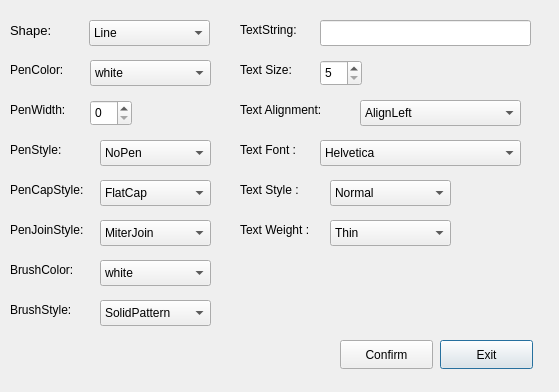
<?xml version="1.0" encoding="UTF-8"?>
<ui version="4.0">
 <class>add</class>
 <widget class="QDialog" name="add">
  <property name="geometry">
   <rect>
    <x>0</x>
    <y>0</y>
    <width>559</width>
    <height>392</height>
   </rect>
  </property>
  <property name="windowTitle">
   <string>Dialog</string>
  </property>
  <widget class="QComboBox" name="shapeBox">
   <property name="geometry">
    <rect>
     <x>89</x>
     <y>20</y>
     <width>121</width>
     <height>26</height>
    </rect>
   </property>
   <item>
    <property name="text">
     <string>Line</string>
    </property>
   </item>
   <item>
    <property name="text">
     <string>Polyline</string>
    </property>
   </item>
   <item>
    <property name="text">
     <string>Polygon</string>
    </property>
   </item>
   <item>
    <property name="text">
     <string>Rectangle</string>
    </property>
   </item>
   <item>
    <property name="text">
     <string>Ellipse</string>
    </property>
   </item>
   <item>
    <property name="text">
     <string>Text</string>
    </property>
   </item>
  </widget>
  <widget class="QLabel" name="label">
   <property name="geometry">
    <rect>
     <x>10</x>
     <y>20</y>
     <width>51</width>
     <height>20</height>
    </rect>
   </property>
   <property name="font">
    <font>
     <pointsize>10</pointsize>
    </font>
   </property>
   <property name="text">
    <string>Shape:</string>
   </property>
  </widget>
  <widget class="QLabel" name="label_2">
   <property name="geometry">
    <rect>
     <x>10</x>
     <y>60</y>
     <width>81</width>
     <height>20</height>
    </rect>
   </property>
   <property name="minimumSize">
    <size>
     <width>81</width>
     <height>20</height>
    </size>
   </property>
   <property name="font">
    <font>
     <pointsize>9</pointsize>
    </font>
   </property>
   <property name="text">
    <string>PenColor:</string>
   </property>
  </widget>
  <widget class="QLabel" name="label_3">
   <property name="geometry">
    <rect>
     <x>10</x>
     <y>100</y>
     <width>81</width>
     <height>20</height>
    </rect>
   </property>
   <property name="minimumSize">
    <size>
     <width>81</width>
     <height>20</height>
    </size>
   </property>
   <property name="font">
    <font>
     <pointsize>9</pointsize>
    </font>
   </property>
   <property name="text">
    <string>PenWidth:</string>
   </property>
  </widget>
  <widget class="QLabel" name="label_4">
   <property name="geometry">
    <rect>
     <x>10</x>
     <y>140</y>
     <width>81</width>
     <height>20</height>
    </rect>
   </property>
   <property name="minimumSize">
    <size>
     <width>81</width>
     <height>20</height>
    </size>
   </property>
   <property name="font">
    <font>
     <pointsize>9</pointsize>
    </font>
   </property>
   <property name="text">
    <string>PenStyle:</string>
   </property>
  </widget>
  <widget class="QLabel" name="label_5">
   <property name="geometry">
    <rect>
     <x>10</x>
     <y>180</y>
     <width>101</width>
     <height>20</height>
    </rect>
   </property>
   <property name="minimumSize">
    <size>
     <width>101</width>
     <height>20</height>
    </size>
   </property>
   <property name="font">
    <font>
     <pointsize>9</pointsize>
    </font>
   </property>
   <property name="text">
    <string>PenCapStyle:</string>
   </property>
  </widget>
  <widget class="QLabel" name="label_6">
   <property name="geometry">
    <rect>
     <x>10</x>
     <y>220</y>
     <width>101</width>
     <height>20</height>
    </rect>
   </property>
   <property name="minimumSize">
    <size>
     <width>101</width>
     <height>20</height>
    </size>
   </property>
   <property name="font">
    <font>
     <pointsize>9</pointsize>
    </font>
   </property>
   <property name="text">
    <string>PenJoinStyle:</string>
   </property>
  </widget>
  <widget class="QLabel" name="label_7">
   <property name="geometry">
    <rect>
     <x>10</x>
     <y>260</y>
     <width>101</width>
     <height>20</height>
    </rect>
   </property>
   <property name="minimumSize">
    <size>
     <width>101</width>
     <height>20</height>
    </size>
   </property>
   <property name="font">
    <font>
     <pointsize>9</pointsize>
    </font>
   </property>
   <property name="text">
    <string>BrushColor:</string>
   </property>
  </widget>
  <widget class="QLabel" name="label_8">
   <property name="geometry">
    <rect>
     <x>10</x>
     <y>300</y>
     <width>101</width>
     <height>20</height>
    </rect>
   </property>
   <property name="minimumSize">
    <size>
     <width>101</width>
     <height>20</height>
    </size>
   </property>
   <property name="font">
    <font>
     <pointsize>9</pointsize>
    </font>
   </property>
   <property name="text">
    <string>BrushStyle:</string>
   </property>
  </widget>
  <widget class="QLabel" name="textStringLabel">
   <property name="geometry">
    <rect>
     <x>240</x>
     <y>20</y>
     <width>101</width>
     <height>20</height>
    </rect>
   </property>
   <property name="minimumSize">
    <size>
     <width>101</width>
     <height>20</height>
    </size>
   </property>
   <property name="font">
    <font>
     <pointsize>9</pointsize>
    </font>
   </property>
   <property name="text">
    <string>TextString:</string>
   </property>
  </widget>
  <widget class="QComboBox" name="penColorBox">
   <property name="geometry">
    <rect>
     <x>90</x>
     <y>60</y>
     <width>121</width>
     <height>26</height>
    </rect>
   </property>
   <item>
    <property name="text">
     <string>white</string>
    </property>
   </item>
   <item>
    <property name="text">
     <string>black</string>
    </property>
   </item>
   <item>
    <property name="text">
     <string>red</string>
    </property>
   </item>
   <item>
    <property name="text">
     <string>green</string>
    </property>
   </item>
   <item>
    <property name="text">
     <string>blue</string>
    </property>
   </item>
   <item>
    <property name="text">
     <string>cyan</string>
    </property>
   </item>
   <item>
    <property name="text">
     <string>magenta</string>
    </property>
   </item>
   <item>
    <property name="text">
     <string>yellow</string>
    </property>
   </item>
   <item>
    <property name="text">
     <string>gray</string>
    </property>
   </item>
  </widget>
  <widget class="QPushButton" name="exitButton">
   <property name="geometry">
    <rect>
     <x>440</x>
     <y>340</y>
     <width>93</width>
     <height>29</height>
    </rect>
   </property>
   <property name="text">
    <string>Exit</string>
   </property>
  </widget>
  <widget class="QSpinBox" name="penWidth">
   <property name="geometry">
    <rect>
     <x>90</x>
     <y>100</y>
     <width>42</width>
     <height>26</height>
    </rect>
   </property>
   <property name="maximum">
    <number>20</number>
   </property>
  </widget>
  <widget class="QComboBox" name="penStyle">
   <property name="geometry">
    <rect>
     <x>100</x>
     <y>140</y>
     <width>111</width>
     <height>26</height>
    </rect>
   </property>
   <item>
    <property name="text">
     <string>NoPen</string>
    </property>
   </item>
   <item>
    <property name="text">
     <string>SolidLine</string>
    </property>
   </item>
   <item>
    <property name="text">
     <string>DashLine</string>
    </property>
   </item>
   <item>
    <property name="text">
     <string>DotLine</string>
    </property>
   </item>
   <item>
    <property name="text">
     <string>DashDotLine</string>
    </property>
   </item>
   <item>
    <property name="text">
     <string>DashDotDotLine </string>
    </property>
   </item>
  </widget>
  <widget class="QComboBox" name="penCapStyle">
   <property name="geometry">
    <rect>
     <x>100</x>
     <y>180</y>
     <width>111</width>
     <height>26</height>
    </rect>
   </property>
   <item>
    <property name="text">
     <string>FlatCap</string>
    </property>
   </item>
   <item>
    <property name="text">
     <string>SquareCap</string>
    </property>
   </item>
   <item>
    <property name="text">
     <string>RoundCap</string>
    </property>
   </item>
  </widget>
  <widget class="QPushButton" name="updateButton">
   <property name="geometry">
    <rect>
     <x>340</x>
     <y>340</y>
     <width>93</width>
     <height>29</height>
    </rect>
   </property>
   <property name="text">
    <string>Confirm</string>
   </property>
  </widget>
  <widget class="QComboBox" name="penJoinStyle">
   <property name="geometry">
    <rect>
     <x>100</x>
     <y>220</y>
     <width>111</width>
     <height>26</height>
    </rect>
   </property>
   <item>
    <property name="text">
     <string>MiterJoin</string>
    </property>
   </item>
   <item>
    <property name="text">
     <string>BevelJoin</string>
    </property>
   </item>
   <item>
    <property name="text">
     <string>RoundJoin</string>
    </property>
   </item>
  </widget>
  <widget class="QComboBox" name="brushColorBox">
   <property name="geometry">
    <rect>
     <x>100</x>
     <y>260</y>
     <width>111</width>
     <height>26</height>
    </rect>
   </property>
   <item>
    <property name="text">
     <string>white</string>
    </property>
   </item>
   <item>
    <property name="text">
     <string>black</string>
    </property>
   </item>
   <item>
    <property name="text">
     <string>red</string>
    </property>
   </item>
   <item>
    <property name="text">
     <string>green</string>
    </property>
   </item>
   <item>
    <property name="text">
     <string>blue</string>
    </property>
   </item>
   <item>
    <property name="text">
     <string>cyan</string>
    </property>
   </item>
   <item>
    <property name="text">
     <string>magenta</string>
    </property>
   </item>
   <item>
    <property name="text">
     <string>yellow</string>
    </property>
   </item>
   <item>
    <property name="text">
     <string>gray</string>
    </property>
   </item>
  </widget>
  <widget class="QComboBox" name="brushStyleBox">
   <property name="geometry">
    <rect>
     <x>100</x>
     <y>300</y>
     <width>111</width>
     <height>26</height>
    </rect>
   </property>
   <item>
    <property name="text">
     <string>SolidPattern</string>
    </property>
   </item>
   <item>
    <property name="text">
     <string>HorPattern</string>
    </property>
   </item>
   <item>
    <property name="text">
     <string>VerPattern</string>
    </property>
   </item>
   <item>
    <property name="text">
     <string>NoBrush</string>
    </property>
   </item>
   <item>
    <property name="text">
     <string>CrossPattern</string>
    </property>
   </item>
  </widget>
  <widget class="QLineEdit" name="textString">
   <property name="geometry">
    <rect>
     <x>320</x>
     <y>20</y>
     <width>211</width>
     <height>26</height>
    </rect>
   </property>
   <property name="text">
    <string/>
   </property>
  </widget>
  <widget class="QLabel" name="textSizeLabel">
   <property name="geometry">
    <rect>
     <x>240</x>
     <y>60</y>
     <width>81</width>
     <height>20</height>
    </rect>
   </property>
   <property name="minimumSize">
    <size>
     <width>81</width>
     <height>20</height>
    </size>
   </property>
   <property name="font">
    <font>
     <pointsize>9</pointsize>
    </font>
   </property>
   <property name="text">
    <string>Text Size:</string>
   </property>
  </widget>
  <widget class="QSpinBox" name="textSize">
   <property name="geometry">
    <rect>
     <x>320</x>
     <y>60</y>
     <width>42</width>
     <height>26</height>
    </rect>
   </property>
   <property name="minimum">
    <number>5</number>
   </property>
   <property name="maximum">
    <number>100</number>
   </property>
  </widget>
  <widget class="QLabel" name="textALabel">
   <property name="geometry">
    <rect>
     <x>240</x>
     <y>100</y>
     <width>121</width>
     <height>20</height>
    </rect>
   </property>
   <property name="minimumSize">
    <size>
     <width>81</width>
     <height>20</height>
    </size>
   </property>
   <property name="font">
    <font>
     <pointsize>9</pointsize>
    </font>
   </property>
   <property name="text">
    <string>Text Alignment:</string>
   </property>
  </widget>
  <widget class="QLabel" name="textFontLabel">
   <property name="geometry">
    <rect>
     <x>240</x>
     <y>140</y>
     <width>81</width>
     <height>20</height>
    </rect>
   </property>
   <property name="minimumSize">
    <size>
     <width>81</width>
     <height>20</height>
    </size>
   </property>
   <property name="font">
    <font>
     <pointsize>9</pointsize>
    </font>
   </property>
   <property name="text">
    <string>Text Font :</string>
   </property>
  </widget>
  <widget class="QLabel" name="textSLabel">
   <property name="geometry">
    <rect>
     <x>240</x>
     <y>180</y>
     <width>121</width>
     <height>20</height>
    </rect>
   </property>
   <property name="minimumSize">
    <size>
     <width>81</width>
     <height>20</height>
    </size>
   </property>
   <property name="font">
    <font>
     <pointsize>9</pointsize>
    </font>
   </property>
   <property name="text">
    <string>Text Style :</string>
   </property>
  </widget>
  <widget class="QLabel" name="textWLabel">
   <property name="geometry">
    <rect>
     <x>240</x>
     <y>220</y>
     <width>121</width>
     <height>20</height>
    </rect>
   </property>
   <property name="minimumSize">
    <size>
     <width>81</width>
     <height>20</height>
    </size>
   </property>
   <property name="font">
    <font>
     <pointsize>9</pointsize>
    </font>
   </property>
   <property name="text">
    <string>Text Weight :</string>
   </property>
  </widget>
  <widget class="QComboBox" name="textA">
   <property name="geometry">
    <rect>
     <x>360</x>
     <y>100</y>
     <width>161</width>
     <height>26</height>
    </rect>
   </property>
   <item>
    <property name="text">
     <string>AlignLeft</string>
    </property>
   </item>
   <item>
    <property name="text">
     <string>AlignRight</string>
    </property>
   </item>
   <item>
    <property name="text">
     <string>AlignJustify</string>
    </property>
   </item>
   <item>
    <property name="text">
     <string>AlignCenter</string>
    </property>
   </item>
  </widget>
  <widget class="QComboBox" name="textFont">
   <property name="geometry">
    <rect>
     <x>320</x>
     <y>140</y>
     <width>201</width>
     <height>26</height>
    </rect>
   </property>
   <item>
    <property name="text">
     <string>Helvetica</string>
    </property>
   </item>
   <item>
    <property name="text">
     <string>Impact</string>
    </property>
   </item>
   <item>
    <property name="text">
     <string>Courier</string>
    </property>
   </item>
   <item>
    <property name="text">
     <string>OldEnglish</string>
    </property>
   </item>
   <item>
    <property name="text">
     <string>System</string>
    </property>
   </item>
  </widget>
  <widget class="QComboBox" name="textStyle">
   <property name="geometry">
    <rect>
     <x>330</x>
     <y>180</y>
     <width>121</width>
     <height>26</height>
    </rect>
   </property>
   <item>
    <property name="text">
     <string>Normal</string>
    </property>
   </item>
   <item>
    <property name="text">
     <string>Italic</string>
    </property>
   </item>
   <item>
    <property name="text">
     <string>Oblique</string>
    </property>
   </item>
  </widget>
  <widget class="QComboBox" name="textWeight">
   <property name="geometry">
    <rect>
     <x>330</x>
     <y>220</y>
     <width>121</width>
     <height>26</height>
    </rect>
   </property>
   <item>
    <property name="text">
     <string>Thin</string>
    </property>
   </item>
   <item>
    <property name="text">
     <string>Light</string>
    </property>
   </item>
   <item>
    <property name="text">
     <string>Normal</string>
    </property>
   </item>
   <item>
    <property name="text">
     <string>Medium</string>
    </property>
   </item>
   <item>
    <property name="text">
     <string>Bold</string>
    </property>
   </item>
   <item>
    <property name="text">
     <string>ExtraBold</string>
    </property>
   </item>
   <item>
    <property name="text">
     <string>Black</string>
    </property>
   </item>
  </widget>
 </widget>
 <resources/>
 <connections/>
</ui>
